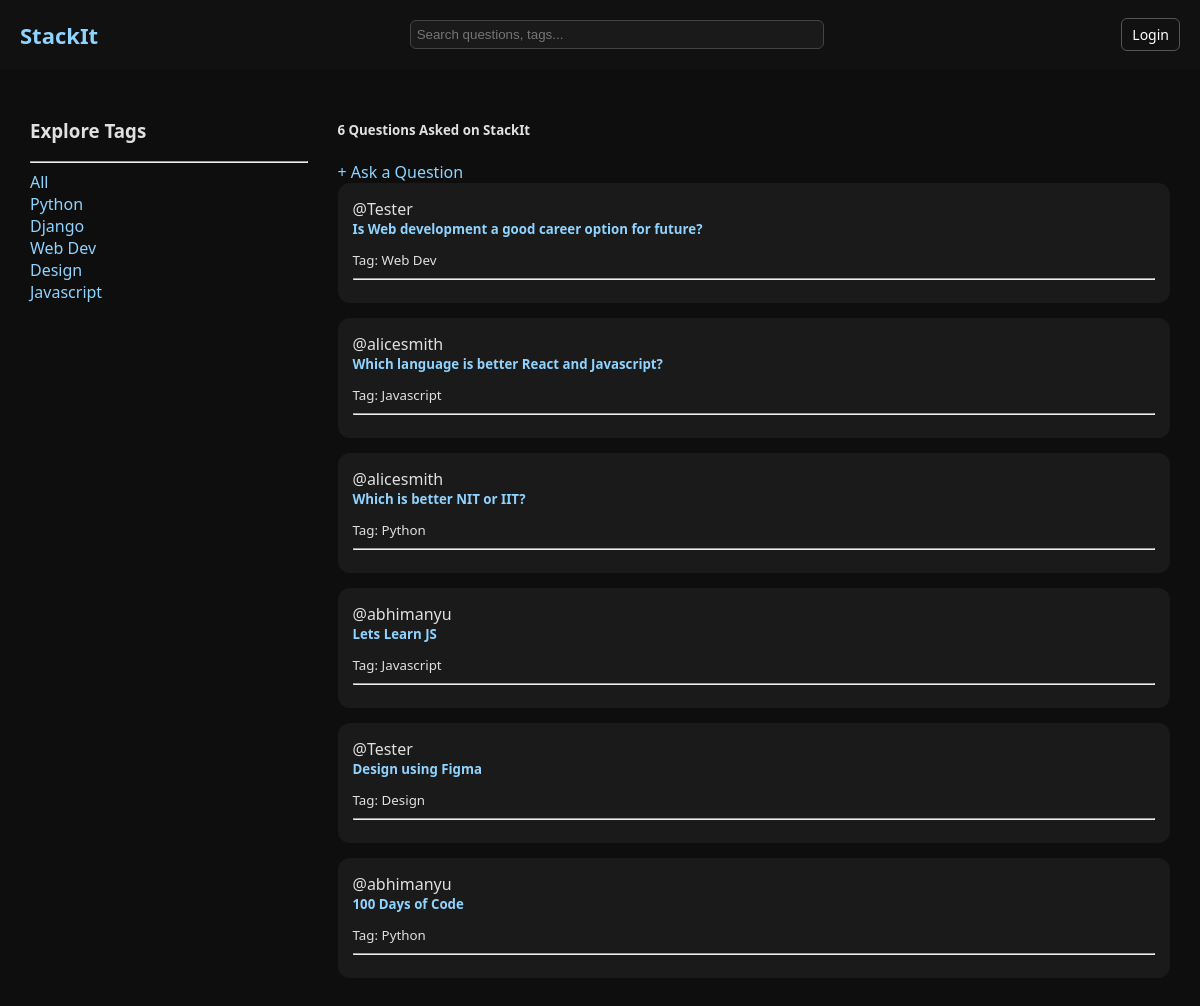
The page / on the database its author committed.
### base/models.py (models this page shows, shortened)
class Topic(models.Model):
    name = models.CharField(max_length=200)

class Room(models.Model):
    host = models.ForeignKey(User,on_delete=models.SET_NULL,null=True)
    topic = models.ForeignKey(Topic,on_delete=models.SET_NULL,null=True)
    name = models.CharField(max_length=200)
    description = models.TextField(null=True, blank=True)
    updated = models.DateTimeField(auto_now=True)
    created = models.DateTimeField(auto_now_add=True)
    class Meta:
        ordering = ['-updated','-created']

### base/views.py (the view)
# urls.py: path('',views.home,name='home'),
def home(request):
    q = request.GET.get('q') if request.GET.get('q') != None else ''
    rooms = Room.objects.filter(Q(topic__name__icontains= q) |
                                Q(name__icontains=q) |
                                Q(description__icontains=q))
    topics = Topic.objects.all()
    room_count = rooms.count()
    context = {'rooms': rooms,'topics': topics,'room_count':room_count}
    return render(request,'base/home.html',context)

### base/templates/base/home.html (shortened to what this page needs)
{% extends 'main.html' %}
{% block content %}
<div class="home-container">
  <div>
    <h3>Explore Tags</h3>
    <hr>
    <div><a href="{% url 'home' %}">All</a></div>
    {% for topic in topics %}
    <div><a href="{% url 'home' %}?q={{ topic.name }}">{{ topic.name }}</a></div>
    {% endfor %}
  </div>
  <div>
    <h5>{{ room_count }} Questions Asked on StackIt</h5>
    <a href="{% url 'create-room' %}">+ Ask a Question</a>
    <div>
      {% for room in rooms %}
      <div class="question-card">
        <span>@{{ room.host.username }}</span>
        <h5><a href="{% url 'room' room.id %}">{{ room.name }}</a></h5>
        <small>Tag: {{ room.topic.name }}</small>
        <hr>
      </div>
      {% endfor %}
    </div>
  </div>
</div>
{% endblock %}

### templates/main.html (shortened to what this page needs)
<!DOCTYPE html>
<html>
  <head>
  </head>
  <body>
    {% include 'navbar.html' %}
    {% block content %}{% endblock %}
  </body>
</html>

### templates/navbar.html (shortened to what this page needs)
<div class="navbar">
  <a class="navbar-logo" href="/">StackIt</a>
  <form class="navbar-form" method="GET" action="{% url 'home' %}">
    <input type="text" name="q" placeholder="Search questions, tags...">
  </form>
  <div class="navbar-buttons">
    {% if request.user.is_authenticated %}
      <span>Hello {{ request.user }}</span>
      <form method="POST" action="{% url 'logout' %}">
        {% csrf_token %}
        <button type="submit">Logout</button>
      </form>
    {% else %}
      <a href="{% url 'login' %}">Login</a>
    {% endif %}
  </div>
</div>

### templates/main.html (style rules this page uses)
body { margin: 0; font-family: "Segoe UI", Tahoma, Geneva, Verdana, sans-serif; background-color: #0d0d0d; color: #e0e0e0; }
a { color: #8fd3ff; text-decoration: none; }

### templates/navbar.html (style rules this page uses)
.navbar { display: flex; flex-wrap: wrap; justify-content: space-between; align-items: center; background-color: #111; padding: 10px 20px; color: white; }
.navbar-logo { font-size: 22px; font-weight: bold; color: #8fd3ff; text-decoration: none; }
.navbar-form { flex-grow: 1; max-width: 400px; margin: 10px; }
.navbar-form input { width: 100%; padding: 6px; background-color: #1a1a1a; border: 1px solid #444; border-radius: 6px; color: white; }
.navbar-buttons { display: flex; gap: 10px; align-items: center; }
.navbar-buttons a, .navbar-buttons form button { background-color: transparent; border: 1px solid #555; border-radius: 6px; padding: 6px 10px; color: white; text-decoration: none; font-size: 14px; cursor: pointer; }

### base/templates/base/home.html (style rules this page uses)
body { background-color: #0e0e0e; color: #e0e0e0; font-family: 'Segoe UI', Tahoma, Geneva, Verdana, sans-serif; margin: 0; padding: 0; }
.home-container { display: grid; grid-template-columns: 1fr 3fr; gap: 30px; padding: 30px; }
a { color: #8fd3ff; text-decoration: none; }
.question-card { background-color: #1a1a1a; padding: 15px; border-radius: 12px; margin-bottom: 15px; position: relative; }
.question-card h5 { color: #fff; margin: 0 0 10px; }

### rows shown on the page
Topic: name "Python"
Topic: name "Django"
Topic: name "Web Dev"
Topic: name "Design"
Topic: name "Javascript"
Room: host.username "Tester", name "Is Web development a good career option for future?", topic.name "Web Dev"
Room: host.username "alicesmith", name "Which language is better React and Javascript?", topic.name "Javascript"
Room: host.username "alicesmith", name "Which is better NIT or IIT?", topic.name "Python"
Room: host.username "abhimanyu", name "Lets Learn JS", topic.name "Javascript"
Room: host.username "Tester", name "Design using Figma", topic.name "Design"
Room: host.username "abhimanyu", name "100 Days of Code", topic.name "Python"

### other values the page prints
{{ room_count }} "6"
